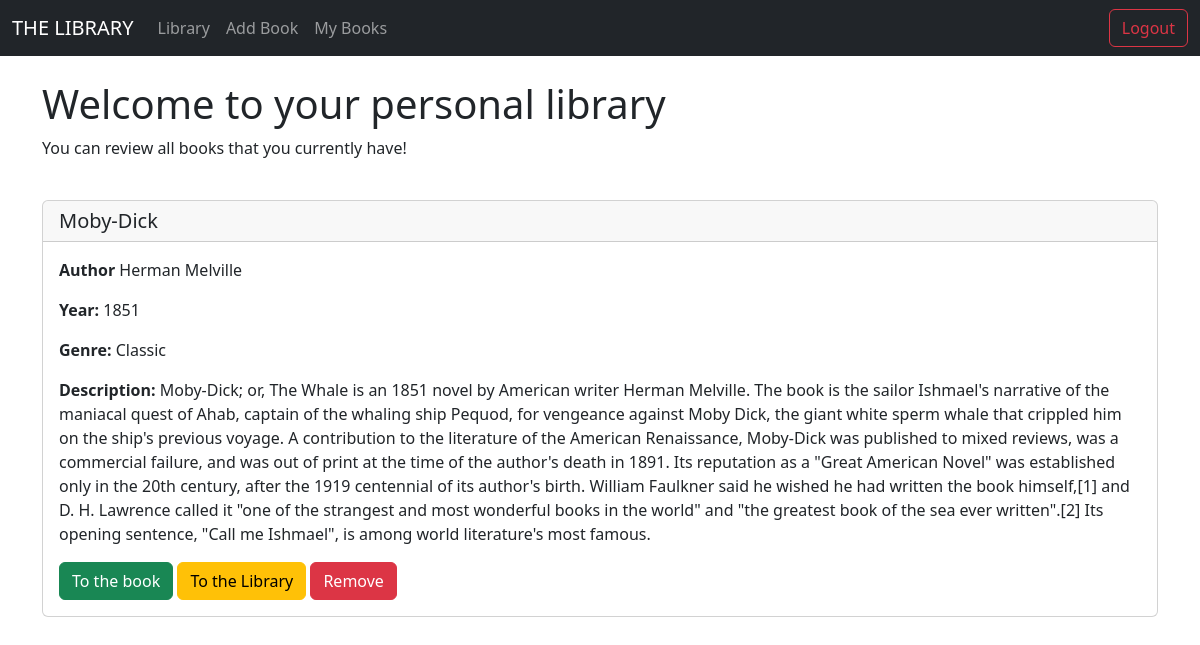
The app's page /mybooks (signed in), older data.
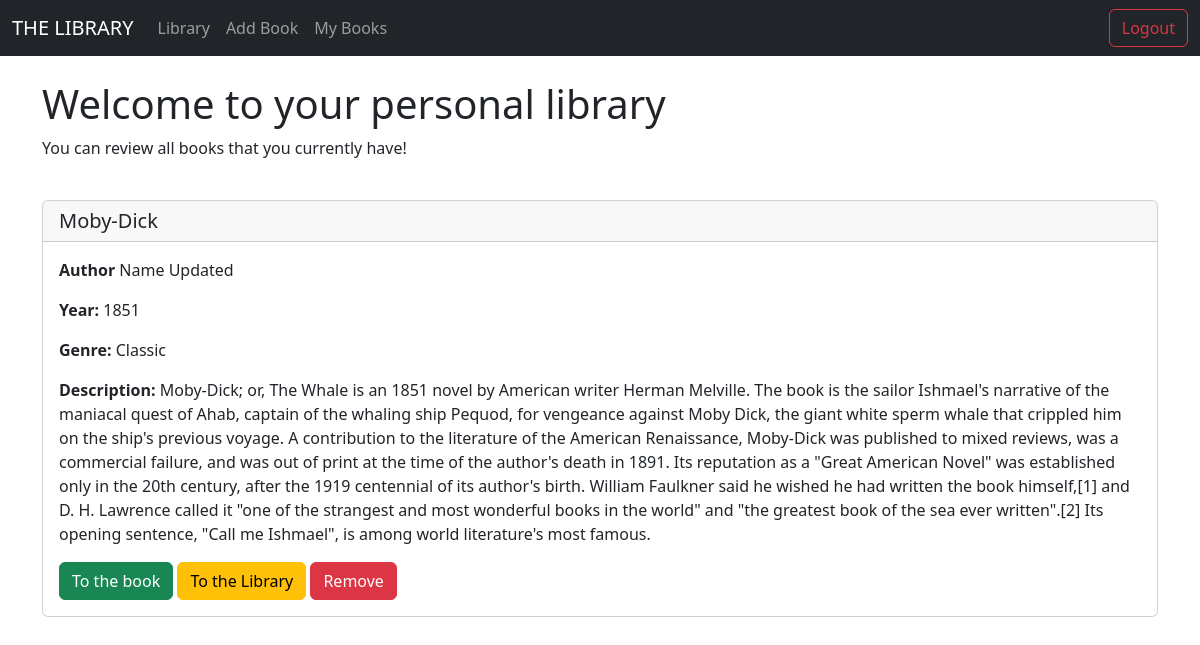
The same page, newer data.
### models/db_models.py (models this page shows)
class Library(db.Model):
    id = db.Column(db.Integer, primary_key=True)
    user_id = db.Column(db.Integer, db.ForeignKey("users.id"))
    book_id = db.Column(db.Integer, db.ForeignKey("book.id"))

class Book(db.Model):
    id = db.Column(db.Integer, primary_key=True)
    title = db.Column(db.String(100), nullable=False, unique=False)
    author_name = db.Column(db.String(100), nullable=False, unique=False)
    author_surname = db.Column(db.String(100), nullable=True, unique=False)
    year = db.Column(db.String(100), nullable=False, unique=False)
    genre = db.Column(db.String(50), nullable=False, unique=False)
    description = db.Column(db.Text)
    reviews = db.relationship("Review", backref='reviewed_book')
    reader = db.relationship("Library", backref='stored_book')

### main.py (the view)
@app.route('/mybooks', methods = ['GET', 'POST'])
@login_required
def my_books():
    all_books = Library.query.filter_by(user_id=current_user.id)
    return render_template("mybooks.html", all_books=all_books)

### main.py (called while the page is built)
@login_manager.user_loader
def load_user(user_id):
    return Users.query.get(int(user_id))

### templates/mybooks.html (shortened to what this page needs)
{% extends 'base.html'%}
{% block content %}
<br>
{% if current_user.is_authenticated %}
<h1>Welcome to your personal library</h1>
<p>You can review all books that you currently have!</p>
<br>
{% for book in all_books %}
    <div class="card">
      <h5 class="card-header"> {{book.stored_book.title}} </h5>
      <div class="card-body">
          <p class="card-text"><strong>Author</strong> {{book.stored_book.author_name}} {{book.stored_book.author_surname}}</p>
          <p class="card-text"><strong>Year:</strong> {{book.stored_book.year}}</p>
          <p class="card-text"><strong>Genre:</strong> {{book.stored_book.genre}}</p>
          <p class="card-text"><strong>Description:</strong> {{book.stored_book.description}}</p>
          <a href={{url_for('book', id=book.stored_book.id)}}  class="btn btn-success">To the book</a>
          <a href={{url_for('home')}}  class="btn btn-warning">To the Library</a>
          <a href={{url_for('remove_from_library', id=book.stored_book.id)}}  class="btn btn-danger">Remove</a>
      </div>
    </div>
<br>
{% endfor %}
{% endif %}
{% endblock %}

Row changes from the older to the newer data that the page shows:
changed through a linked row, Library "Moby-Dick": stored_book.author_name "Herman" → "Name"; stored_book.author_surname "Melville" → "Updated"
